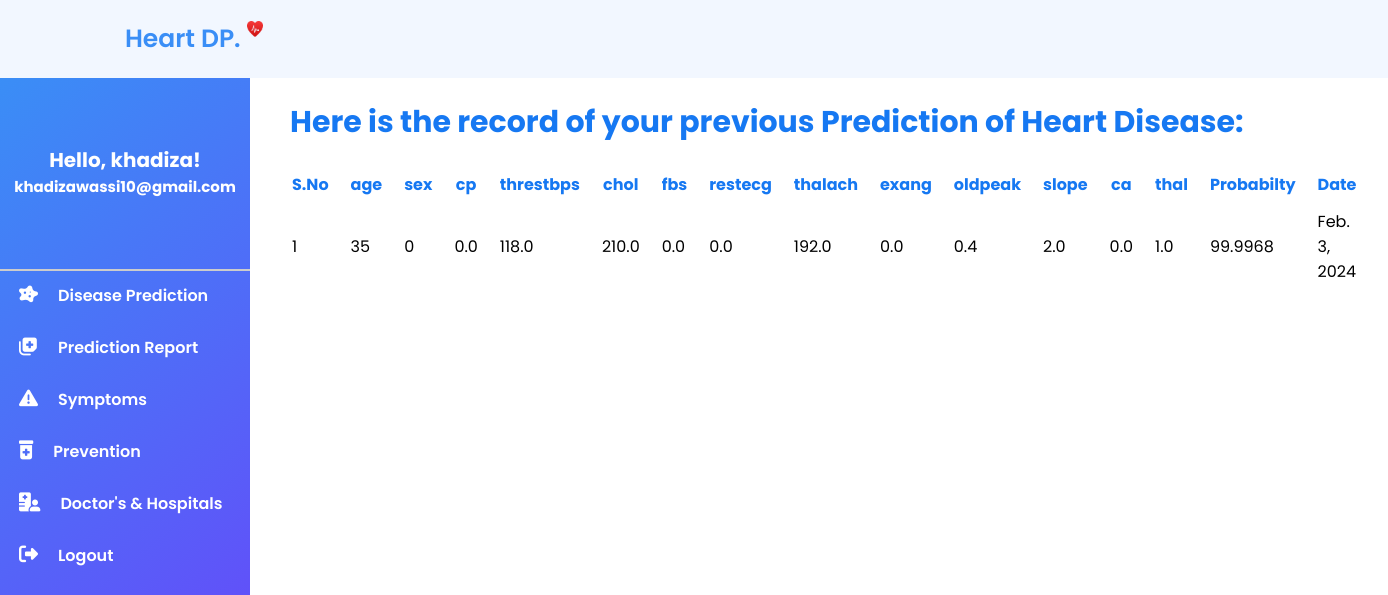
Page /report (signed in) on the committed database.
### heartDiseasePrediction/models.py (models this page shows, shortened)
class HeartData(models.Model):
    age = models.IntegerField()
    sex = models.IntegerField()
    cp = models.FloatField()
    trestbps = models.FloatField()
    chol = models.FloatField()
    fbs = models.FloatField()
    restcg = models.FloatField()
    thalach = models.FloatField()
    exang = models.FloatField()
    oldpeak = models.FloatField()
    slope = models.FloatField()
    ca = models.FloatField()
    thal = models.FloatField()
    owner = models.ForeignKey(get_user_model() , on_delete=models.CASCADE , related_name='owner' , null=True)
    date = models.DateField(auto_now_add=True)
    probability = models.FloatField(null=True)

### heartDiseasePrediction/views.py (the view)
# urls.py: path('report', views.Report , name='report'),
def Report(request):
    if request.user.is_authenticated:
        record_data = HeartData.objects.filter(owner = request.user) #Filter only those data
        return render(request, 'report.html', {'record_data':record_data})
    return redirect('signin')

### template/report.html (shortened to what this page needs)
<!DOCTYPE html>
<html lang="en">
<head>
  <link rel="stylesheet" href="static/css/sidebar.css">
  <link rel="stylesheet" href="static/css/rowcode.css">
</head>
<body>
  <header class="header">
    <a href="#" class="logo text-decoration-none">Heart DP. <img src="static/img/logo.png" alt="" /></a>
  </header>
  <section>
    <div class="side-menu">
      <center>
        <h2>Hello, {{ user.username }}!</h2>
        <h3> {{ user.email }}</h3>
      </center> <br>
      <hr>
      <a href="{% url 'dashboard'%}"><i class="fa-solid fa-disease"></i><span>Disease Prediction</span></a>
      <a href="{% url 'report'%}"><i class="fa-solid fa-notes-medical"></i><span>Prediction Report</span></a>
      <a href="{% url 'symptoms'%}"><i class="fa-solid fa-triangle-exclamation"></i><span>Symptoms</span></a>
      <a href="{% url 'prevention'%}"><i class="fa-solid fa-prescription-bottle-medical"></i><span>Prevention</span></a>
      <a href="{% url 'DoctorAndHospital'%}"><i class="fa-solid fa-hospital-user"></i><span>Doctor's &
          Hospitals</span></a>
      <a href="{% url 'signout'%}"><i class="fa-solid fa-right-from-bracket"></i><span>Logout</span></a>
    </div>
    <div class="data">
      <h1> Here is the record of your previous Prediction of Heart Disease: </h1>
      {% if record_data %}
      <br>
      <table>
        <thead>
          <tr>
            <th>S.No</th>
            <th>age</th>
            <th>sex</th>
            <th>cp</th>
            <th>threstbps</th>
            <th>chol</th>
            <th>fbs</th>
            <th>restecg</th>
            <th>thalach</th>
            <th>exang</th>
            <th>oldpeak</th>
            <th>slope</th>
            <th>ca</th>
            <th>thal</th>
            <th>Probabilty</th>
            <th>Date</th>
          </tr>
        </thead>
        <tbody>
          {% for data in record_data %}
          <tr>
            <td>{{ forloop.counter }}</td>
            <td>{{ data.age }}</td>
            <td>{{ data.sex }}</td>
            <td>{{ data.cp }}</td>
            <td>{{ data.trestbps }}</td>
            <td>{{ data.chol }}</td>
            <td>{{ data.fbs }}</td>
            <td>{{ data.restcg }}</td>
            <td>{{ data.thalach }}</td>
            <td>{{ data.exang }}</td>
            <td>{{ data.oldpeak }}</td>
            <td>{{ data.slope }}</td>
            <td>{{ data.ca }}</td>
            <td>{{ data.thal }}</td>
            <td>{{ data.probability }}</td>
            <td>{{ data.date }}</td>
          </tr>
          {% endfor %}
        </tbody>
      </table>
      {% else %}
      <br>
      <h5 style="font-size: 20px;">At present, there are no previous records associated with your medical history.</h5>
      {% endif %}
      <br>
      <br>
    </div>
  </section>
</body>
</html>

### static/css/sidebar.css (style rules this page uses)
* { margin: 0; padding: 0; box-sizing: border-box; text-decoration: none; border: none; outline: none; scroll-behavior: smooth; font-family: 'Poppins', sans-serif; }
:root { --bg-color: #F2F7FF; --footer-bg-color: #0A0E31; --text-color: #6C87AE; --gradient-1: #1678F2; }
html { font-size: 62.5%; overflow-x: hidden; }
.header { position: fixed; top: 0; left: 0; width: 100%; padding: 2rem 9%; background: var(--bg-color); display: flex; justify-content: space-between; align-items: center; z-index: 100; transition: .3s; }
.logo { position: relative; font-size: 2.5rem; color: #3A8EF6; font-weight: 600; }
.header img { width: 1.6rem; height: 1.6rem; margin-bottom: 1rem; }
.data { height: 100vh; margin-left: 290px; padding-top: 10rem; margin-right: 3rem; font-size: 1.6rem; }
.side-menu { position: fixed; background: linear-gradient(141deg, #3A8EF6 0%, #6F3AFA 100%); width: 250px; height: 100%; margin-top: 75px; }
.side-menu center h2 { margin-top: 70px; color: white; font-size: 2rem; }
.side-menu center h3 { color: white; font-size: 1.5rem; padding-bottom: 5.5rem; }
.side-menu a { display: block; line-height: 50px; transition: 0.5s; }
.side-menu span { font-size: 1.6rem; margin-left: 20px; font-weight: 600; color: white; }
.side-menu i { font-size: 19px; margin-left: 19px; color: white; }

### static/css/rowcode.css (style rules this page uses)
:root { --text-color: #6C87AE; --gradient-1: #1678F2; }

### template/report.html (style rules this page uses)
:root { --bg-color: #F2F7FF; --footer-bg-color: #0A0E31; --text-color: #6C87AE; --gradient-1: #1678F2; }
h1 { color: var(--gradient-1); font-size: 3rem; }
th { color: #1678F2; }
th, td { padding: 0px 20px 10px 0px; }
hr { border: 0; border-bottom: 2px solid #ccc; font-weight: 600; }

### rows in the picture
HeartData: age "35", sex "0", cp "0.0", trestbps "118.0", chol "210.0", fbs "0.0", restcg "0.0", thalach "192.0", exang "0.0", oldpeak "0.4", slope "2.0", ca "0.0", thal "1.0", probability "99.9968", date "Feb. 3, 2024"

### other values in the picture
{{ user.username }} "khadiza"
{{ user.email }} "khadizawassi10@gmail.com"
